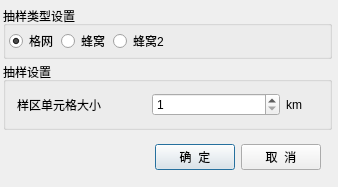
<?xml version="1.0" encoding="UTF-8"?>
<ui version="4.0">
 <class>qgsSamplingParamDialogClass</class>
 <widget class="QDialog" name="qgsSamplingParamDialogClass">
  <property name="windowModality">
   <enum>Qt::ApplicationModal</enum>
  </property>
  <property name="geometry">
   <rect>
    <x>0</x>
    <y>0</y>
    <width>338</width>
    <height>183</height>
   </rect>
  </property>
  <property name="windowTitle">
   <string>抽样单元格设置</string>
  </property>
  <property name="modal">
   <bool>true</bool>
  </property>
  <layout class="QVBoxLayout" name="verticalLayout">
   <property name="spacing">
    <number>3</number>
   </property>
   <property name="leftMargin">
    <number>3</number>
   </property>
   <property name="topMargin">
    <number>6</number>
   </property>
   <property name="rightMargin">
    <number>6</number>
   </property>
   <property name="bottomMargin">
    <number>6</number>
   </property>
   <item>
    <widget class="QGroupBox" name="groupBox">
     <property name="enabled">
      <bool>true</bool>
     </property>
     <property name="title">
      <string>抽样类型设置</string>
     </property>
     <layout class="QHBoxLayout" name="horizontalLayout_2">
      <property name="spacing">
       <number>3</number>
      </property>
      <property name="leftMargin">
       <number>3</number>
      </property>
      <property name="topMargin">
       <number>3</number>
      </property>
      <property name="rightMargin">
       <number>3</number>
      </property>
      <property name="bottomMargin">
       <number>3</number>
      </property>
      <item>
       <widget class="QRadioButton" name="rBGrid">
        <property name="text">
         <string>格网</string>
        </property>
        <property name="checked">
         <bool>true</bool>
        </property>
       </widget>
      </item>
      <item>
       <widget class="QRadioButton" name="rbHexg">
        <property name="text">
         <string>蜂窝</string>
        </property>
       </widget>
      </item>
      <item>
       <widget class="QRadioButton" name="rbHexagon2">
        <property name="text">
         <string>蜂窝2</string>
        </property>
       </widget>
      </item>
      <item>
       <spacer name="horizontalSpacer_2">
        <property name="orientation">
         <enum>Qt::Horizontal</enum>
        </property>
        <property name="sizeHint" stdset="0">
         <size>
          <width>40</width>
          <height>20</height>
         </size>
        </property>
       </spacer>
      </item>
     </layout>
    </widget>
   </item>
   <item>
    <widget class="QGroupBox" name="groupBox_2">
     <property name="title">
      <string>抽样设置</string>
     </property>
     <layout class="QHBoxLayout" name="horizontalLayout_3">
      <item>
       <widget class="QLabel" name="label_2">
        <property name="text">
         <string>样区单元格大小</string>
        </property>
       </widget>
      </item>
      <item>
       <widget class="QSpinBox" name="spb_distance">
        <property name="minimum">
         <number>1</number>
        </property>
        <property name="maximum">
         <number>99999</number>
        </property>
       </widget>
      </item>
      <item>
       <widget class="QLabel" name="label_3">
        <property name="minimumSize">
         <size>
          <width>32</width>
          <height>0</height>
         </size>
        </property>
        <property name="maximumSize">
         <size>
          <width>32</width>
          <height>16777215</height>
         </size>
        </property>
        <property name="text">
         <string>km</string>
        </property>
       </widget>
      </item>
     </layout>
    </widget>
   </item>
   <item>
    <widget class="QWidget" name="widget" native="true">
     <layout class="QHBoxLayout" name="horizontalLayout">
      <item>
       <spacer name="horizontalSpacer">
        <property name="orientation">
         <enum>Qt::Horizontal</enum>
        </property>
        <property name="sizeHint" stdset="0">
         <size>
          <width>40</width>
          <height>20</height>
         </size>
        </property>
       </spacer>
      </item>
      <item>
       <widget class="QPushButton" name="pbOK">
        <property name="text">
         <string>确  定</string>
        </property>
       </widget>
      </item>
      <item>
       <widget class="QPushButton" name="pbCancel">
        <property name="text">
         <string>取  消</string>
        </property>
       </widget>
      </item>
     </layout>
    </widget>
   </item>
  </layout>
 </widget>
 <layoutdefault spacing="6" margin="11"/>
 <resources/>
 <connections/>
</ui>
